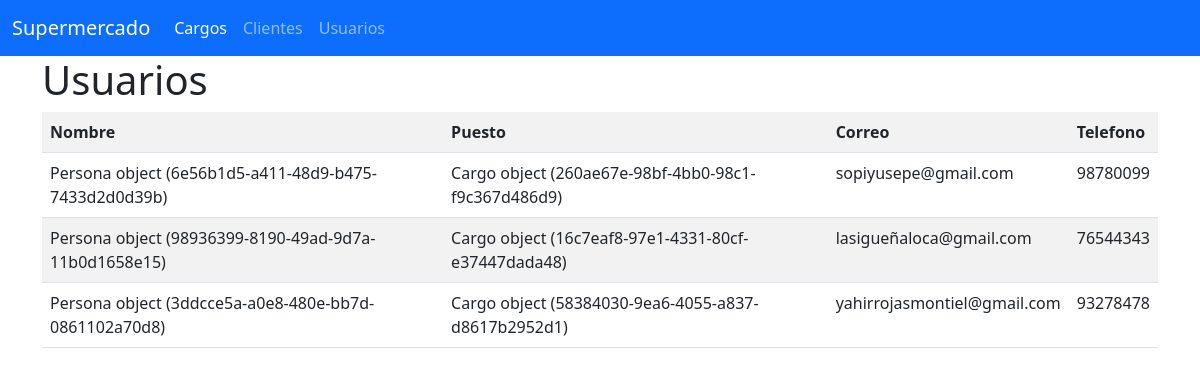
The app's page /general/usuarios/ with its own data.
### General/models.py (models this page shows)
class Usuario(models.Model):
    uuid =  models.UUIDField(primary_key=True, unique=True, default=uuid4)
    person =  models.ForeignKey(Persona, on_delete=models.CASCADE)
    position =  models.ForeignKey(Cargo, on_delete=models.CASCADE)
    email = models.CharField(max_length=100)
    address = models.CharField(max_length=255)
    phone = models.CharField(max_length=8)
    status =  models.BooleanField(default=True)
    createdAt = models.DateTimeField(auto_now_add=True)
    updatedAt = models.DateTimeField(auto_now=True)

class Persona(models.Model):
    uuid =  models.UUIDField(primary_key=True, unique=True, default=uuid4)
    dni = models.CharField(max_length=13, unique=True)
    firstname =  models.CharField(max_length=50)
    lastname =  models.CharField(max_length=50)
    bornday =  models.DateField()
    status =  models.BooleanField(default=True)
    createdAt = models.DateTimeField(auto_now_add=True)
    updatedAt = models.DateTimeField(auto_now=True)

class Cargo(models.Model):
    uuid =  models.UUIDField(primary_key=True, unique=True, default=uuid4)
    name = models.CharField(max_length=100)
    status =  models.BooleanField(default=True)
    createdAt = models.DateTimeField(auto_now_add=True)
    updatedAt = models.DateTimeField(auto_now=True)

### General/views.py (the view)
# urls.py: path('usuarios/', ObtenerUsuarios.as_view(), name='listar_usuarios'),
class ObtenerUsuarios(View):
    def get(self, request):
        usuarios = Usuario.objects.all()
        return render(request, 'usuarios/listar_usuarios.html',{'usuarios':usuarios})

### General/templates/usuarios/listar_usuarios.html
{% extends 'base.html' %}
{% block body %}
    <h1>Usuarios</h1>
    <table class="table table-striped">
        <tr>
            <th>Nombre</th>
            <th>Puesto</th>
            <th>Correo</th>
            <th>Telefono</th>
        </tr>
        {% for usuario in usuarios %}
        <tr>
            <td>{{usuario.person}}</td>
            <td>{{usuario.position}}</td>
            <td>{{usuario.email}}</td>
            <td>{{usuario.phone}}</td>
        </tr>
        {% endfor %}
    </table>
{% endblock %}

### General/templates/base.html (shortened to what this page needs)
<!DOCTYPE html>
<html lang="en">
<head>
    <link href="https://cdn.jsdelivr.net/npm/bootstrap@5.3.0-alpha3/dist/css/bootstrap.min.css" rel="stylesheet">
</head>
<body>
    <nav class="navbar navbar-expand-lg bg-primary" data-bs-theme="dark">
        <div class="container-fluid">
          <a class="navbar-brand" href="#">Supermercado</a>
          <div class="collapse navbar-collapse" id="navbarNav">
            <ul class="navbar-nav">
              <li class="nav-item">
                <a class="nav-link active" aria-current="page" href="{% url 'listar_cargos' %}">Cargos</a>
              </li>
              <li class="nav-item">
                <a class="nav-link" href="{% url 'listar_clientes' %}">Clientes</a>
              </li>
              <li class="nav-item">
                <a class="nav-link" href="{% url 'listar_usuarios' %}">Usuarios</a>
              </li>
            </ul>
          </div>
        </div>
      </nav>
    <div class="container">
        {% block body %}
        {% endblock %}
    </div>
</body>
</html>

### records on screen
Usuario: person "Persona object (6e56b1d5-a411-48d9-b475-7433d2d0d39b)", position "Cargo object (260ae67e-98bf-4bb0-98c1-f9c367d486d9)", email "sopiyusepe@gmail.com", phone "98780099"
Usuario: person "Persona object (98936399-8190-49ad-9d7a-11b0d1658e15)", position "Cargo object (16c7eaf8-97e1-4331-80cf-e37447dada48)", email "lasigueñaloca@gmail.com", phone "76544343"
Usuario: person "Persona object (3ddcce5a-a0e8-480e-bb7d-0861102a70d8)", position "Cargo object (58384030-9ea6-4055-a837-d8617b2952d1)", email "yahirrojasmontiel@gmail.com", phone "93278478"
